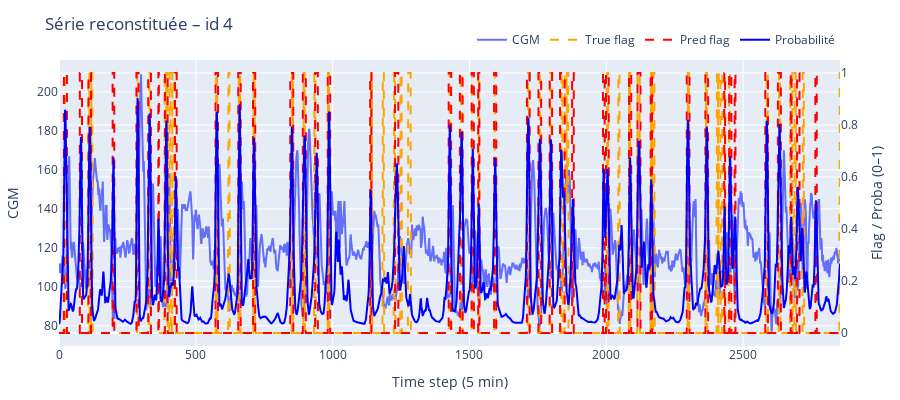

The cell this chart's notebook holds for it:
### Code cell
# 2) reconstruire par id
ts_dict = regroup_timeseries_multi(x_list, pred_list, label_list, sub_test, ratio = 0.5, prob_list=prob_list, threshold=0.42)
# 3) afficher, par exemple pour l’id 4
fig = plot_timeseries_plotly(ts_dict, idx=4, prob_list=True, plot_prob = False)

### Figure 1 — Plotly figure (JSON) as saved in the notebook; plotly's stock layout.template omitted (floating-point values rounded to 4 significant figures; data arrays with more than 128 entries replaced by an {"elided": "..."} marker saying what was removed)
{"data": [{"mode": "lines", "name": "CGM", "type": "scatter", "x": {"elided": "2855 int values"}, "y": {"elided": "2855 float values"}, "yaxis": "y"}, {"line": {"color": "orange", "dash": "dash", "shape": "hv", "width": 2}, "mode": "lines", "name": "True flag", "type": "scatter", "x": {"elided": "2855 int values"}, "y": {"elided": "2855 float values"}, "yaxis": "y2"}, {"line": {"color": "red", "dash": "dash", "shape": "hv", "width": 2}, "mode": "lines", "name": "Pred flag", "type": "scatter", "x": {"elided": "2855 int values"}, "y": {"elided": "2855 float values"}, "yaxis": "y2"}, {"line": {"color": "blue", "width": 2}, "mode": "lines", "name": "Probabilité", "type": "scatter", "x": {"elided": "2855 int values"}, "y": {"elided": "2855 float values"}, "yaxis": "y2"}], "layout": {"height": 400, "legend": {"orientation": "h", "x": 1, "xanchor": "right", "y": 1.02, "yanchor": "bottom"}, "margin": {"b": 40, "l": 50, "r": 60, "t": 60}, "title": {"text": "Série reconstituée – id 4"}, "width": 900, "xaxis": {"title": {"text": "Time step (5 min)"}}, "yaxis": {"title": {"text": "CGM"}}, "yaxis2": {"overlaying": "y", "range": [-0.05, 1.05], "side": "right", "title": {"text": "Flag / Proba (0–1)"}}}}
